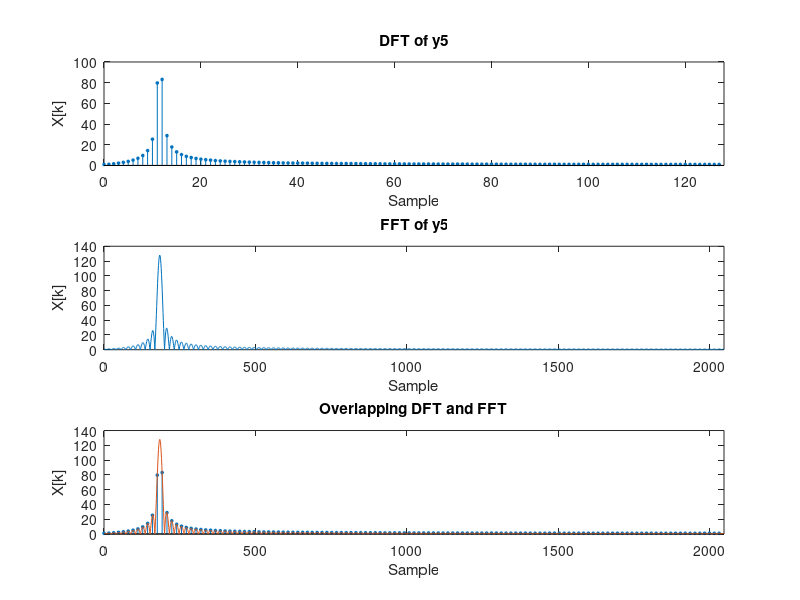

The MATLAB script that drew this image:
clear
close all

%defining number of samples 
N = 256;
n = 0:1:255;

%defining each sinusoidal sequence
y1 = sin((2*pi*n)./N);
y2 = cos((4*pi*n)./N);
y3 = cos((22*pi*n)./N);
y4 = cos((202*pi*n)./N);
y5 = cos((23*pi*n)./N);

%superimposing sinusoids y1, y2, y3, and y4
y = y1 + y2 + y3 + y4;

%computing the FFT of the signal , as well as the FFT of the real and
%imaginary componenets
yf = fft(y, 256);
yf_real = fft(y2+y3+y4, 256);
yf_imag = fft(y1, 256)

%plotting FFT og the single sinusoid. 
Fy = fft(y5);
subplot(3,1,1);
stem(0: (N/2-1), abs(Fy(1:N/2)), 'filled', 'MarkerSize', 2)
title('DFT of y5')
xlim([0 128])
xlabel('Sample')
ylabel('X[k]')

%increasing the sampling rate of FFT applied to y5 by 16
Fy_16 = fft(y5, N*16);
subplot(3,1,2);
plot(0: (16*N/2-1), abs(Fy_16(1:16*N/2)))
title('FFT of y5')
xlim([0 N*16/2])
xlabel('Sample')
ylabel('X[k]')

%overlaying previous two graphs
subplot(3,1,3);
stem(0:16:(16*N/2-1), abs(Fy(1:N/2)), 'filled', 'MarkerSize', 2)
hold on
plot(0: (16*N/2-1), abs(Fy_16(1:16*N/2)))
hold off
title('Overlapping DFT and FFT')
xlim([0 N*16/2])
xlabel('Sample')
ylabel('X[k]')
